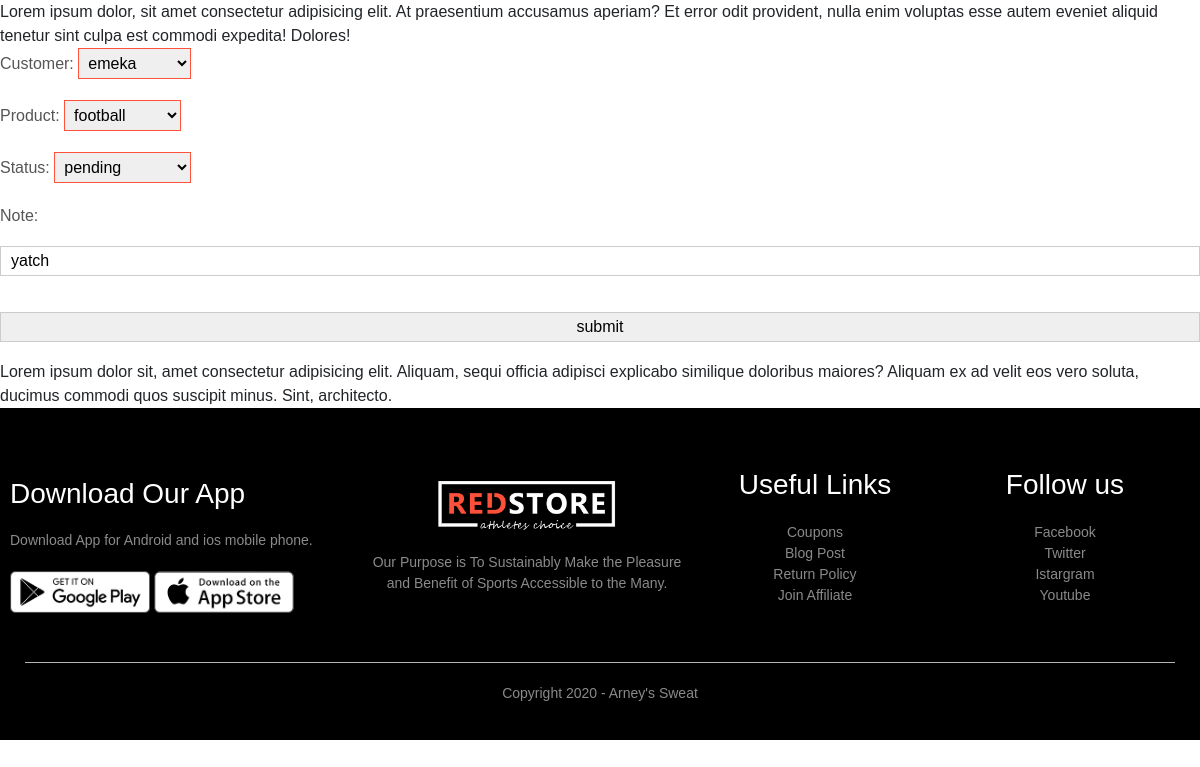
The app's page /update_ord/9/ with its own data.
### home/models.py (models this page shows, shortened)
class Order(models.Model):
    STATUS = (
                ('pending', 'pending'),
                ('out for delivery', 'out for delivery'),
                ('Delivered', 'Delivered')
              )
    pass
    customer = models.ForeignKey(Customer, null=True, on_delete=models.SET_NULL)
    product = models.ForeignKey(Product, null=True, on_delete=models.SET_NULL)
    date_created = models.DateTimeField(auto_now_add=True, null=True)
    status = models.CharField(max_length=200, null=True, choices=STATUS)
    note = models.CharField(max_length=200, null=True,)

### home/views.py (the view)
# urls.py: path('update_ord/<str:id_test>/', views.update_ord, name="update_ord"),
def update_ord(request,id_test):
    order = Order.objects.get(id=id_test)
    form = OrderForm(instance=order)
    if request.method == 'POST':
        form =OrderForm(request.POST, instance=order)
        if form.is_valid():
            form.save()
            return redirect('home')
    else:
        bad = form.errors
        print(bad)
        context = {'bad': bad}
    context = {'form': form}
    return render(request, 'create_order.html', context)

### home/forms.py
class OrderForm(ModelForm):
    class Meta:
        model = Order
        fields = '__all__'

### home/models.py (called while the page is built)
    def __str__(self):
        return self.name

    def __str__(self):
        return self.name

### templates/create_order.html (shortened to what this page needs)
{%  extends "base.html"  %}
{% block content %}
{% load static %}
Lorem ipsum dolor, sit amet consectetur adipisicing elit. At praesentium accusamus aperiam? Et error odit provident, nulla enim voluptas esse autem eveniet aliquid tenetur sint culpa est commodi expedita! Dolores!
<form action="" method="post">
    {{form.as_p }}
    <input type="submit" value="submit">
</form>
Lorem ipsum dolor sit, amet consectetur adipisicing elit. Aliquam, sequi officia adipisci explicabo similique doloribus maiores? Aliquam ex ad velit eos vero soluta, ducimus commodi quos suscipit minus. Sint, architecto.
{% endblock %}

### static/css/style.css (style rules this page uses)
* { margin: 0; padding: 0; box-sizing: border-box; }
body { font-family: 'Poppins', sans-serif; }
p { color: #555; }
select { border: 1px solid #ff523b; padding: 5px; }
form input { width: 100%; height: 30px; margin: 10px 0; padding: 0 10px; border: 1px solid #ccc; }

### records on screen
Order: customer "emeka", product "football", status "pending", note "yatch"
